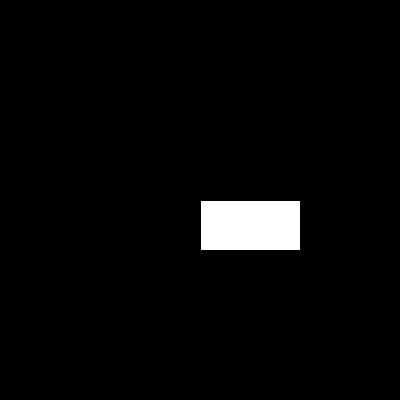
Frame 1 (no input)
Frame 60 (the mouse pressed at the canvas centre just before this capture): identical to frame 1, image omitted
Frame 120 (the mouse held since frame 60 and released just before this capture): identical to frame 1, image omitted

The Processing sketch that drew this single still picture (run headless with seeded random() and noise(); from frame 60 on, the mouse is pressed at the canvas centre):

// Processing sketch: return_boolean
// ── return_boolean.pde
int x, y, w, h; 


void setup () {
  size (400, 400); 
  x = width/2; 
  y = height/2;
  w = 100; 
  h = 50; 
}

void draw() {
  background (0); 
  if (isTheButtonBeingPressed() == true) {
  fill (255, 0, 0);
  } else {
  fill (255); 
  }
  rect (x, y, w, h); 
}

boolean isTheButtonBeingPressed() {
  if (mouseX > x && mouseX < x + w && mouseY > y && mouseY < y + h && mousePressed) {
    return true; 
  } else {
     return false; 
  }
  
 }
